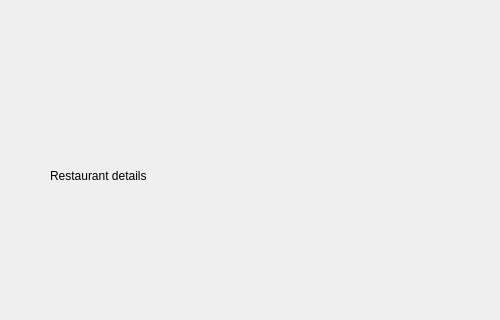
<?xml version="1.0" encoding="UTF-8"?>
<ui version="4.0">
 <class>Form</class>
 <widget class="QWidget" name="Form">
  <property name="geometry">
   <rect>
    <x>0</x>
    <y>0</y>
    <width>500</width>
    <height>320</height>
   </rect>
  </property>
  <property name="minimumSize">
   <size>
    <width>500</width>
    <height>316</height>
   </size>
  </property>
  <property name="maximumSize">
   <size>
    <width>500</width>
    <height>320</height>
   </size>
  </property>
  <property name="windowTitle">
   <string>FoodFinder</string>
  </property>
  <property name="windowIcon">
   <iconset>
    <normaloff>Icon.png</normaloff>Icon.png</iconset>
  </property>
  <widget class="QLabel" name="lbl_restName">
   <property name="geometry">
    <rect>
     <x>50</x>
     <y>30</y>
     <width>371</width>
     <height>41</height>
    </rect>
   </property>
   <property name="font">
    <font>
     <pointsize>20</pointsize>
    </font>
   </property>
   <property name="text">
    <string/>
   </property>
  </widget>
  <widget class="QLabel" name="lbl_restDetails">
   <property name="geometry">
    <rect>
     <x>50</x>
     <y>90</y>
     <width>411</width>
     <height>171</height>
    </rect>
   </property>
   <property name="text">
    <string>Restaurant details</string>
   </property>
   <property name="textFormat">
    <enum>Qt::PlainText</enum>
   </property>
  </widget>
 </widget>
 <resources/>
 <connections/>
</ui>
